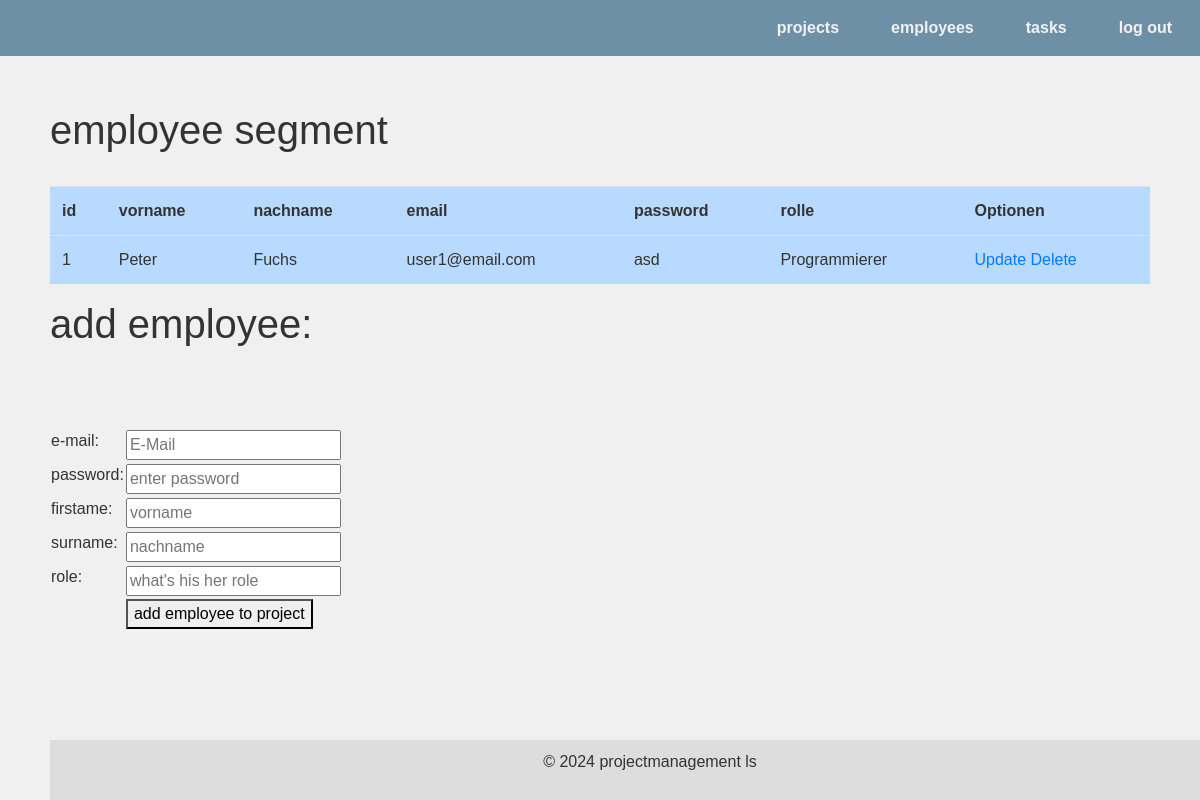
Page /mitarbeiter/mitarbeiter/1 (signed in) on the committed database.
### tables this page shows
CREATE TABLE mitarbeiter(
                    id INTEGER PRIMARY KEY, 
                    vorname VARCHAR(50),
                    nachname VARCHAR(50), 
                    email VARCHAR(255), 
                    password VARCHAR(50),
                    rolle VARCHAR(50),
                    project_id INTEGER
                );

### app/mitarbeiter/routes.py (the view)
@mitarbeiter_routes.route("/mitarbeiter/<int:project_id>", methods = ["GET"])                  # MITARBEITER 2
def mitarbeiter_segment(project_id):
    session['project_id']=project_id
    conn = sqlite3.connect("project_management.db")
    c = conn.cursor()
    c.execute("SELECT * FROM mitarbeiter WHERE project_id = ? ", (project_id, ))
    mitarbeiter = c.fetchall()
    conn.close()
    if session['admin'] == 1:
        return render_template("mitarbeiter.html", mitarbeiter=mitarbeiter)
    else:
        return render_template("register.html")

### app/mitarbeiter/templates/mitarbeiter.html (shortened to what this page needs)
{%extends "base3.html"%}
{% block content %}
    <h1>employee segment</h1>
    <table class="table table-primary table-striped-columns">
        <tr><th>id</th><th>vorname</th><th>nachname</th><th>email</th><th>password</th><th>rolle</th><th>Optionen</th></tr>
    {% for ma in mitarbeiter %}
    <tr><td>{{ma[0]}}</td>
        <td>{{ma[1]}}</a></td>
            <td>{{ma[2]}}</td>
            <td>{{ma[3]}}</td>
            <td>{{ma[4]}}</td>
            <td>{{ma[5]}}</td>
            <td><a href ="/mitarbeiter/mitarbeiter/update/{{ma[0]}}/{{session['project_id']}}">Update</a>
            <a href ="/mitarbeiter/mitarbeiter/delete/{{ma[0]}}/{{session['project_id']}}">Delete</a></td>
        </tr>
    {% endfor %}
<br>
    </table>
    <h1>add employee:</h1>
    <form action="/mitarbeiter/mitarbeiter/add/{{session['project_id']}}" method = "post" >
        <table>
        <tr><td><label for ="mitarbeiter">e-mail:</label></td>
            <td><input type = "email" name = "email" placeholder = "E-Mail" required></td></tr>
        <tr><td><label for ="password">password:</label></td>
        <td><input type = "text" name = "password" placeholder = "enter password" ></td></tr>
        <tr><td><label for ="vorname">firstame:</label></td>
        <td><input type = "text" name = "vorname" placeholder = "vorname" ></td></tr>
        <tr><td><label for ="nachname">surname:</label></td>
        <td><input type = "text" name = "nachname" placeholder = "nachname" ></td></tr>
        <tr><td><label for ="rolle">role:</label></td>
        <td><input type = "text" name = "rolle" placeholder = "what's his her role"></td></tr>
        <tr><td></td><td><button type = "submit">add employee to project</button></td></tr>
    </form>
    {%endblock%}

### app/projekte/templates/base3.html (style rules this page uses)
body { font-family: Arial, sans-serif; margin: 0; padding: 0; background-color: #f0f0f0; color: #333; }

### rows in the picture
mitarbeiter: id "1", vorname "Peter", nachname "Fuchs", email "user1@email.com", password "asd", rolle "Programmierer"
